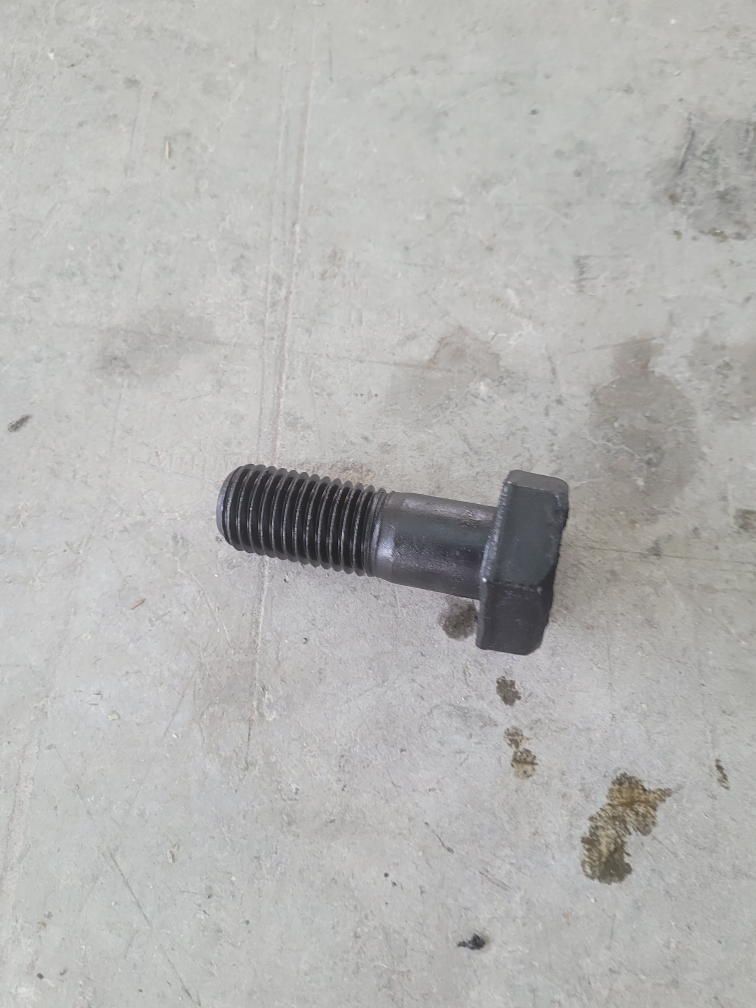
#> input picture dataset/threaded/20240613_120548.jpg, 3024 x 4032 px (shown at 1/4 size); its folder holds only this picture in this run
$ python step2_fourier_transform.py
#> lines starting #> are read from the running program, lines starting #| are printed output that depends on the picture
import numpy as np
import matplotlib.pyplot as plt
from PIL import Image
import os


def load_image(path, target_size=256):
    img = Image.open(path).convert("L")
    img = img.resize((target_size, target_size))
    return np.array(img, dtype=np.float64) / 255.0


def compute_2d_fft(image):
    F = np.fft.fft2(image)
    F_shifted = np.fft.fftshift(F)
    magnitude = np.abs(F_shifted)
    return F_shifted, magnitude


def log_magnitude(mag):
    return np.log1p(mag)


def zero_center_pixels(F_shifted, radius=5):
    F_filtered = F_shifted.copy()
    h, w = F_filtered.shape
    cy, cx = h // 2, w // 2
    Y, X = np.mgrid[:h, :w]
    mask = ((X - cx)**2 + (Y - cy)**2) <= radius**2
    F_filtered[mask] = 0
    return F_filtered


def reconstruct_image(F_filtered):
    F_ishift = np.fft.ifftshift(F_filtered)
    img_recon = np.fft.ifft2(F_ishift)
    return np.abs(img_recon)


def visualize_fft_comparison(t_img, u_img, output_dir, radius=5):
    F_t, mag_t = compute_2d_fft(t_img)
    F_u, mag_u = compute_2d_fft(u_img)

    fig, axes = plt.subplots(2, 3, figsize=(15, 10))

    axes[0, 0].imshow(t_img, cmap="gray")
    axes[0, 0].set_title("Threaded Bolt")
    axes[0, 0].axis("off")

    axes[0, 1].imshow(log_magnitude(mag_t), cmap="hot")
    axes[0, 1].set_title("FFT Magnitude (Log) - Threaded")
    axes[0, 1].axis("off")

    F_t_filtered = zero_center_pixels(F_t, radius=radius)
    recon_t = reconstruct_image(F_t_filtered)
    axes[0, 2].imshow(recon_t, cmap="gray")
    axes[0, 2].set_title(f"Reconstructed (center zeroed, r={radius})")
    axes[0, 2].axis("off")

    axes[1, 0].imshow(u_img, cmap="gray")
    axes[1, 0].set_title("Unthreaded Bolt")
    axes[1, 0].axis("off")

    axes[1, 1].imshow(log_magnitude(mag_u), cmap="hot")
    axes[1, 1].set_title("FFT Magnitude (Log) - Unthreaded")
    axes[1, 1].axis("off")

    F_u_filtered = zero_center_pixels(F_u, radius=radius)
    recon_u = reconstruct_image(F_u_filtered)
    axes[1, 2].imshow(recon_u, cmap="gray")
    axes[1, 2].set_title(f"Reconstructed (center zeroed, r={radius})")
    axes[1, 2].axis("off")

    plt.suptitle("2D Fourier Transform: Threaded vs Unthreaded Bolt", fontsize=14)
    plt.tight_layout()
    fig.savefig(os.path.join(output_dir, "fft_comparison.png"), dpi=150, bbox_inches="tight")
    plt.close(fig)
    print("  Saved fft_comparison.png")


def visualize_cosine_fft(output_dir):
    freqs_and_dirs = [(0.5, 0), (0.5, 45), (1.0, 0), (1.0, 45), (1.5, 90)]
    fig, axes = plt.subplots(2, 5, figsize=(20, 8))

    size = 128
    Y, X = np.mgrid[:size, :size]
    cx, cy = size // 2, size // 2
    x = X - cx
    y = Y - cy

    for col, (freq, direction) in enumerate(freqs_and_dirs):
        theta = np.radians(direction)
        a = freq * np.cos(theta)
        b = freq * np.sin(theta)
        cosine_2d = np.cos(a * x + b * y)

        F, mag = compute_2d_fft(cosine_2d)

        axes[0, col].imshow(cosine_2d, cmap="RdBu_r")
        axes[0, col].set_title(f"cos({a:.1f}x+{b:.1f}y)\nf={freq}, dir={direction}")
        axes[0, col].axis("off")

        axes[1, col].imshow(log_magnitude(mag), cmap="hot")
        axes[1, col].set_title("FFT Magnitude (Log)")
        axes[1, col].axis("off")

    plt.suptitle("2D Cosine Signals and Their Fourier Transforms", fontsize=14)
    plt.tight_layout()
    fig.savefig(os.path.join(output_dir, "cosine_fft_intuition.png"), dpi=150, bbox_inches="tight")
    plt.close(fig)
    print("  Saved cosine_fft_intuition.png")


def predictor(image, radius=5, threshold=None):
    F, mag = compute_2d_fft(image)
    F_filtered = zero_center_pixels(F, radius=radius)
    energy = np.mean(np.abs(F_filtered)**2)
    if threshold is not None:
        return 1 if energy > threshold else 0
    return energy


def get_image_files(data_dir, cat):
    cat_dir = os.path.join(data_dir, cat)
    exts = (".png", ".jpg", ".jpeg", ".bmp")
    return sorted([f for f in os.listdir(cat_dir) if f.lower().endswith(exts)])


def visualize_predictor_results(data_dir, output_dir, radius=5):
    categories = ["threaded", "threadless"]
    energies_threaded = []
    energies_unthreaded = []

    for cat in categories:
        files = get_image_files(data_dir, cat)
        for f in files:
            img = load_image(os.path.join(data_dir, cat, f))
            energy = predictor(img, radius=radius)
            if cat == "threaded":
                energies_threaded.append(energy)
            else:
                energies_unthreaded.append(energy)

    fig, ax = plt.subplots(figsize=(8, 5))
    ax.bar(range(len(energies_threaded)), energies_threaded, alpha=0.7, label="Threaded", color="steelblue")
    ax.bar(range(len(energies_threaded), len(energies_threaded) + len(energies_unthreaded)),
           energies_unthreaded, alpha=0.7, label="Unthreaded", color="salmon")
    threshold = (np.mean(energies_threaded) + np.mean(energies_unthreaded)) / 2
    ax.axhline(y=threshold, color="black", linestyle="--", label=f"Threshold ({threshold:.1f})")
    ax.set_xlabel("Image Index")
    ax.set_ylabel("High-Frequency Energy")
    ax.set_title("FFT-Based Thread Detection: High-Frequency Energy Comparison")
    ax.legend()
    plt.tight_layout()
    fig.savefig(os.path.join(output_dir, "fft_predictor_energy.png"), dpi=150, bbox_inches="tight")
    plt.close(fig)
    print("  Saved fft_predictor_energy.png")

    correct = 0
    total = len(energies_threaded) + len(energies_unthreaded)
    for e in energies_threaded:
        if e > threshold:
            correct += 1
    for e in energies_unthreaded:
        if e <= threshold:
            correct += 1

    accuracy = correct / total * 100
    print(f"\n  Predictor accuracy: {accuracy:.1f}% ({correct}/{total})")
    print(f"  Threaded energy range: [{min(energies_threaded):.2f}, {max(energies_threaded):.2f}]")
    print(f"  Unthreaded energy range: [{min(energies_unthreaded):.2f}, {max(energies_unthreaded):.2f}]")
    return threshold


def main():
    base_dir = os.path.dirname(__file__)
    project_dir = os.path.dirname(base_dir)
    data_dir = os.path.join(project_dir, "dataset")
    output_dir = os.path.join(project_dir, "figures")

    print("=== Part 1, Step 2: 2D Fourier Transform for Thread Detection ===\n")
    print("Images resized to 256x256 for consistent FFT energy comparison.\n")

    print("Step A: Building intuition with cosine signals...")
    visualize_cosine_fft(output_dir)
#> in visualize_cosine_fft, `fig.savefig(os.path.join(output_dir, "cosine_fft_intuition.png"), dpi=..`:
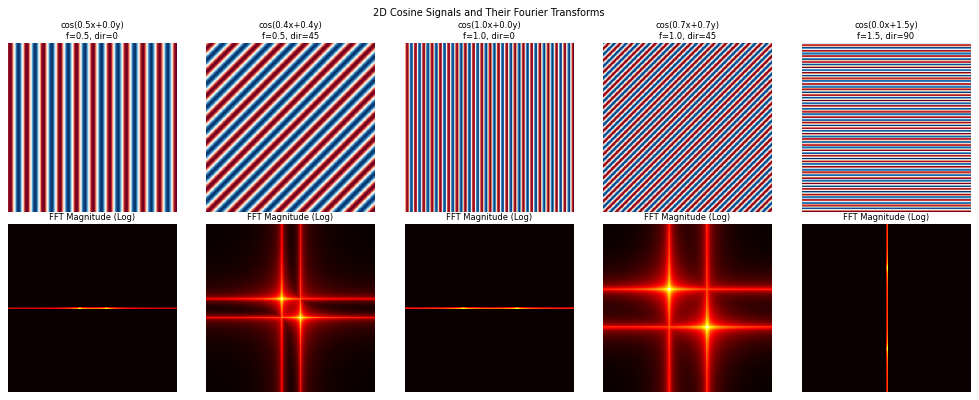
#> figure drawn by matplotlib, 10 panels

    print("\nStep B: Comparing threaded vs unthreaded FFT spectra...")
    t_files = get_image_files(data_dir, "threaded")
    u_files = get_image_files(data_dir, "threadless")
    t_img = load_image(os.path.join(data_dir, "threaded", t_files[0]))
#> in load_image, `img = img.resize((target_size, target_size))`:
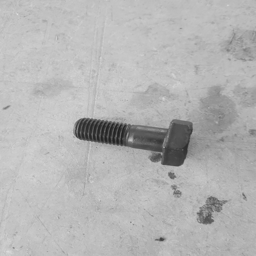
#> img: PIL image 256x256 L; min 33, max 223, mean 180.4
    u_img = load_image(os.path.join(data_dir, "threadless", u_files[0]))
#> call 2 of load_image, with path = 'dataset/threadless/20240613_110533.jpg', target_size = 256
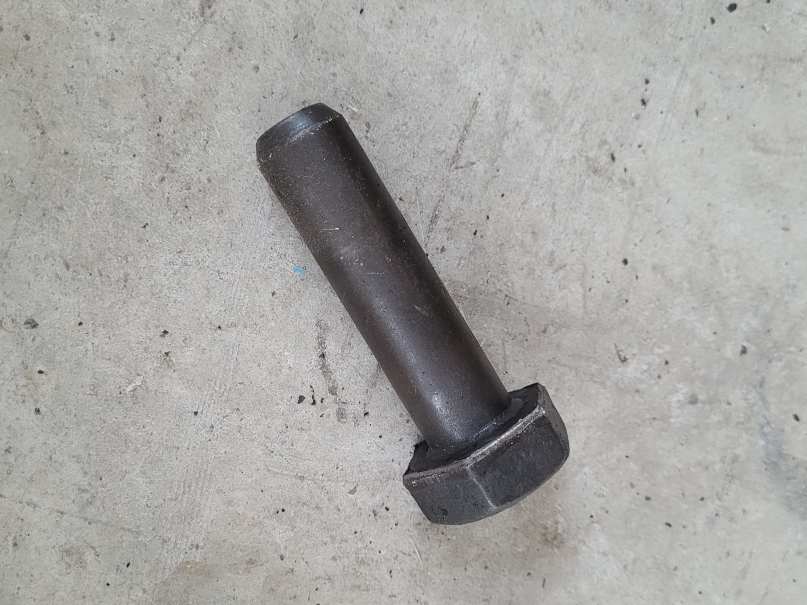
#> input picture dataset/threadless/20240613_110533.jpg, 1613 x 1210 px (shown at 1/2 size)
#> in load_image (call 2), `img = img.resize((target_size, target_size))`:
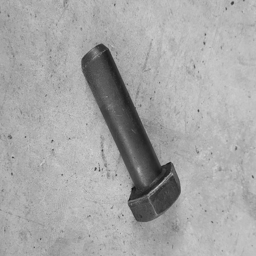
#> img: PIL image 256x256 L; min 17, max 209, mean 166
    visualize_fft_comparison(t_img, u_img, output_dir, radius=5)
#> in log_magnitude (call 7), `return np.log1p(mag)`:
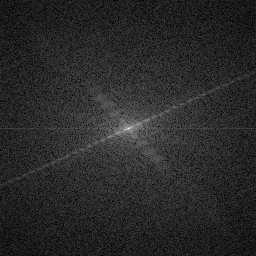
#> returned value: shape (256, 256) float64; min 0.011, max 10.66, mean 1.75; drawn with min black and max white
#> in reconstruct_image (call 2), `return np.abs(img_recon)`:
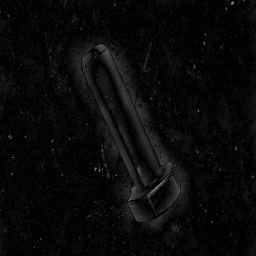
#> returned value: shape (256, 256) float64; min 1.3e-07, max 0.522, mean 0.0391

    print("\nStep C: Running predictor on all images...")
    threshold = visualize_predictor_results(data_dir, output_dir, radius=5)
#> in predictor, `energy = np.mean(np.abs(F_filtered)**2)`: energy = 194.9
#> in visualize_predictor_results, `threshold = (np.mean(energies_threaded) + np.mean(energies_unthreaded)..`: threshold = 214.4
#> in visualize_predictor_results, `fig.savefig(os.path.join(output_dir, "fft_predictor_energy.png"), dpi=..`:
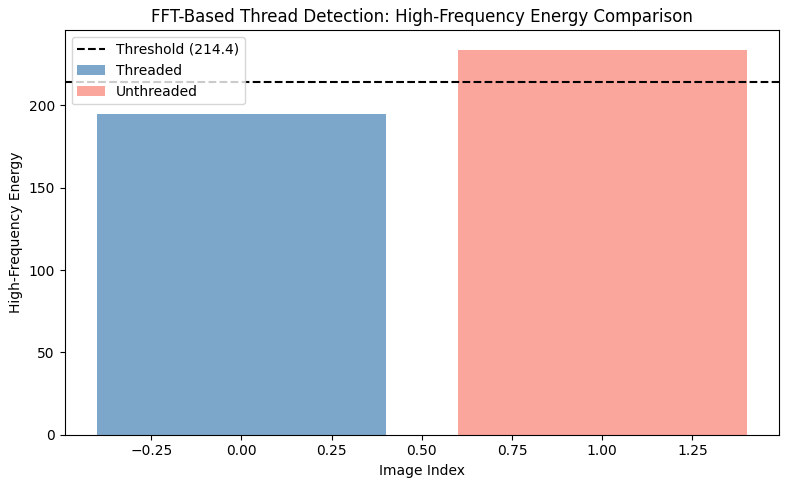
#> figure drawn by matplotlib, 1 panel
#> in visualize_predictor_results, `total = len(energies_threaded) + len(energies_unthreaded)`: total = 2
#> the loop in visualize_predictor_results, `for e in energies_threaded:` made 1 pass
#> e on pass 1: 194.9
#> after the loop in visualize_predictor_results, `for e in energies_threaded:`: correct = 0
#> the loop in visualize_predictor_results, `for e in energies_unthreaded:` made 1 pass
#> e on pass 1: 233.9
#|   Predictor accuracy: 0.0% (0/2)
#|   Threaded energy range: [194.89, 194.89]
#|   Unthreaded energy range: [233.91, 233.91]
#> threshold = 214.4

    print(f"\nStep D: Demonstrating binary predictor (returns 1=threaded, 0=unthreaded)...")
    for cat in ["threaded", "threadless"]:
        files = get_image_files(data_dir, cat)
        for f in files[:2]:
            img = load_image(os.path.join(data_dir, cat, f))
            result = predictor(img, radius=5, threshold=threshold)
#> result = 0
            print(f"  {cat}/{f} -> prediction: {result} ({'threaded' if result == 1 else 'unthreaded'})")
#|   threaded/20240613_120548.jpg -> prediction: 0 (unthreaded)

    print(f"\nDone! Figures saved to figures/")
    return threshold


if __name__ == "__main__":
    main()
